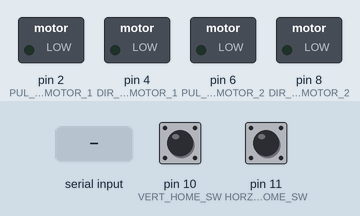
Recording of a sketch running on a simulated Arduino Uno, built with avr-gcc and run on an emulated ATmega328P. On the bench: switched loads named in the sketch (green lamp = pin HIGH). The inputs (shaded band) are chosen by the test bench; at power-on: pin 11 (HORZ_HOME_SW) HIGH, pin 10 (VERT_HOME_SW) HIGH. What the sketch prints to the serial monitor is not drawn.

Above: at 1.2 s.
1.3 s: "90,45,200\n" received over Serial
At 1.4 s:
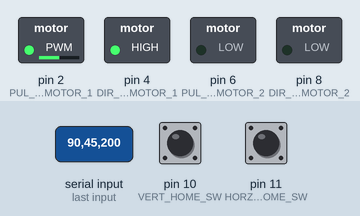
4.3 s: pin 11 (HORZ_HOME_SW) pulled LOW for 0.15 s
At 4.53 s:
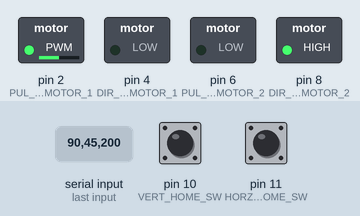
At 5.0 s:
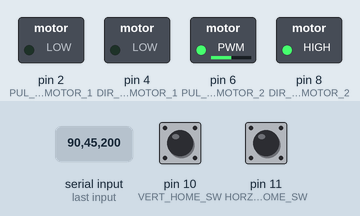
Timing chart, 0 to 13.3 s (numbered marks = the images above; inputs shaded):
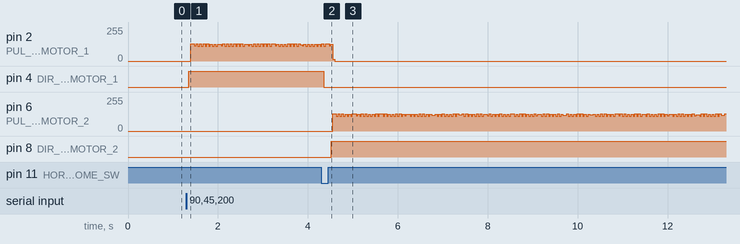

The sketch:

freddieMotorTest.ino
```cpp
#include <Arduino.h>
#include <string.h>
#include <Stream.h>
// Defined Variables
#define FOR HIGH
#define BAC LOW
#define UP HIGH
#define DOWN LOW
#define PUL_PIN_MOTOR_1 2
#define DIR_PIN_MOTOR_1 4
#define PUL_PIN_MOTOR_2 6
#define DIR_PIN_MOTOR_2 8
#define HORZ_HOME_SW 11
#define VERT_HOME_SW 10
#define MAX_MOTOR_SPEED 2000
#define CALIBRATE_MOTOR_SPEED 1200
#define stepsHoriz 100      // Horizontal Calibration Distance
#define stepsVert 100        // Vertical Set Calibration & Measurement Movement Distance
#define calcStepsHoriz 300  // Vertical Calculated Distance
#define calcStepsVert 700   // Horizontal Calculated Distance (Moving for Testing )
#define stepperCalibrateSpeed 400
#define stepperRunSpeed 400
#define stepperRunSpeedHoriz 700
// Global Variables
bool homeComplete = false;
bool parsed = false;
int initialHoming[2];
char myData[30] = {0};
int currFinger;
int numFingers;
float calculatedSteps;

// Forward declare functions
void parseDataStream();
void calibrateHome();
void stepperRun(int steps, int direction, int stepperSpeed, int pulPin, int dirPin);

void setup() {
 // Configure button settings
  pinMode(HORZ_HOME_SW, INPUT_PULLUP);
  pinMode(VERT_HOME_SW, INPUT_PULLUP);
  pinMode(PUL_PIN_MOTOR_1, OUTPUT);  // set pin as PUL
  pinMode(DIR_PIN_MOTOR_1, OUTPUT);  // set pin as DIR
  pinMode(PUL_PIN_MOTOR_2, OUTPUT);  // set pin as PUL
  pinMode(DIR_PIN_MOTOR_2, OUTPUT);  // set pin as DIR

  Serial.begin(9600);
}

void loop() {
  //resetHoriz(2000);
  resetUno();
  parseDataStream();

  if (!homeComplete){
  Serial.println("starting... ");
  calibrateHome();
  }

  do{
    Serial.println(currFinger+1);
      if (currFinger == 0){
        stepperRun(calcStepsVert, DOWN, stepperRunSpeedHoriz, PUL_PIN_MOTOR_2, DIR_PIN_MOTOR_2);
        delay(100);// Measure Finger 1
        stepperRun(calcStepsVert, UP, stepperRunSpeed, PUL_PIN_MOTOR_2, DIR_PIN_MOTOR_2);
        currFinger += 1;
      }
      else if (currFinger > 0){
        stepperRun(calculatedSteps, BAC, stepperRunSpeed, PUL_PIN_MOTOR_1, DIR_PIN_MOTOR_1);
        stepperRun(calcStepsVert, DOWN, stepperRunSpeedHoriz, PUL_PIN_MOTOR_2, DIR_PIN_MOTOR_2);
        delay(100);//Measure Finger n
        stepperRun(calcStepsVert, UP, stepperRunSpeed, PUL_PIN_MOTOR_2, DIR_PIN_MOTOR_2);
        currFinger += 1;
      }
} while(currFinger < numFingers);
Serial.println("DONE!");
resetUno();         // Resets Arduino Parameters
}

void stepperRun(int steps, int direction, int stepperSpeed, int pulPin, int dirPin) {
  digitalWrite(dirPin, direction);    // set direction level
  for (int x = 0; x < steps; x++) {   // repeat "steps" times a revolution
    digitalWrite(pulPin, HIGH);       // Output high
    delayMicroseconds(stepperSpeed);  // set rotate speed
    digitalWrite(pulPin, LOW);        // Output low
    delayMicroseconds(stepperSpeed);  // set rotate speed
  }
}

void resetHoriz(int steps){
  digitalWrite(DIR_PIN_MOTOR_1, BAC);      // set direction level
  for (int x = 0; x < steps; x++){      // repeat "steps" times a revolution
    digitalWrite(PUL_PIN_MOTOR_1, HIGH);   // Output high
    delayMicroseconds(stepperRunSpeed);    // set rotate speed
    digitalWrite(PUL_PIN_MOTOR_1, LOW);    // Output low
    delayMicroseconds(stepperRunSpeed);    // set rotate speed
  }
}

void resetVert(int steps){
  digitalWrite(DIR_PIN_MOTOR_2, FOR);      // set direction level
  for (int x = 0; x < steps; x++){      // repeat "steps" times a revolution
    digitalWrite(PUL_PIN_MOTOR_1, HIGH);   // Output high
    delayMicroseconds(stepperRunSpeed);    // set rotate speed
    digitalWrite(PUL_PIN_MOTOR_1, LOW);    // Output low
    delayMicroseconds(stepperRunSpeed);    // set rotate speed
  }
}

void resetUno(){           // Resets Parameters for Arduino Uno
  homeComplete = false;
  numFingers = 0;
  currFinger = 0;
//  calcStepsHoriz = 0;
//  calcStepsVert = 0;
  parsed = false;
}

void parseDataStream() {
  do{
  byte n = Serial.available();
  if (n != 0) {
    byte m = Serial.readBytesUntil('\n', myData, 30);
    myData[m] = '\0';  //null-byte

    float gapWidth = atof(strtok(myData, ","));             // Separates string using "," as delimiter
    numFingers = atoi(strtok(NULL, ","));             // Converts ASCII number to integer
    calculatedSteps = (gapWidth / 5.0) * 1600;  // Calculates steps to move a certain distance
    Serial.print(gapWidth);
    Serial.print(",");
    Serial.println(numFingers);
    //Serial.end();
    Serial.println("parsed!");
    parsed = true;
  }
  Serial.print("parsing... ");
  }while(!parsed);
}

void calibrateHome() {
  if (homeComplete == true){

  }
  // Moves slowly into switch is not active
  while (digitalRead(HORZ_HOME_SW)) { // Waiting for button press
    stepperRun(stepsHoriz, FOR, stepperCalibrateSpeed, PUL_PIN_MOTOR_1, DIR_PIN_MOTOR_1);
    delay(5);
  }
  // Slowly backs off switch until its open
  while (!digitalRead(HORZ_HOME_SW)) { // Coming off button press
    stepperRun(stepsHoriz, BAC, stepperCalibrateSpeed, PUL_PIN_MOTOR_1, DIR_PIN_MOTOR_1);
    delay(5);
  }
  initialHoming[0] = 0;  // Sets initial position for horizontal

  //Begins calibration for vertical
  while (digitalRead(VERT_HOME_SW)) { // Waiting for button press
     stepperRun(stepsVert, UP, stepperCalibrateSpeed, PUL_PIN_MOTOR_2, DIR_PIN_MOTOR_2);
    delay(5);
  }
  while (!digitalRead(VERT_HOME_SW)) { // Coming off button press
    stepperRun(stepsVert, DOWN, stepperCalibrateSpeed, PUL_PIN_MOTOR_2, DIR_PIN_MOTOR_2);
    delay(5);
  }

  initialHoming[1] = 0;  // Sets initial position for vertical
  Serial.println("Home");
  homeComplete = true;   // Completes calibration

}
```

Measured:
- after the input at 1.3 s, pin 4 (DIR_PIN_MOTOR_1): LOW → HIGH after 0.05 s
- after the input at 4.3 s, pin 4 (DIR_PIN_MOTOR_1): HIGH → LOW after 0.05 s; pin 8 (DIR_PIN_MOTOR_2): LOW → HIGH after 0.22 s
